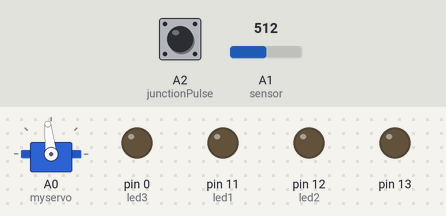
The sketch below on a simulated Arduino Uno, built with avr-gcc and run on an emulated ATmega328P. On the bench: servo, output pins drawn as LEDs (lit = HIGH). Inputs (shaded band) come from the test bench; at power-on: A1 (sensor) = 512, A2 (junctionPulse) LOW.

Above: at 2.6 s.
2.7 s: A1 (sensor) set to 716
At 3.6 s:
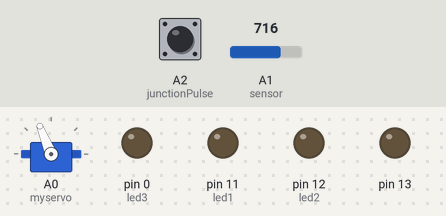
4.2 s: A2 (junctionPulse) pulled HIGH for 0.15 s
At 4.9 s:
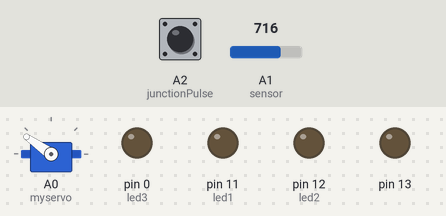
6.7 s: A1 (sensor) set to 306
At 7.1 s:
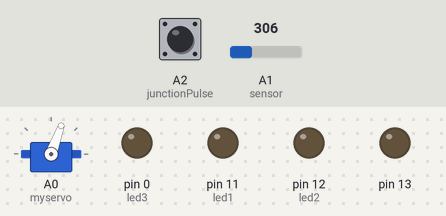
8.2 s: A1 (sensor) set to 122
At 9.6 s:
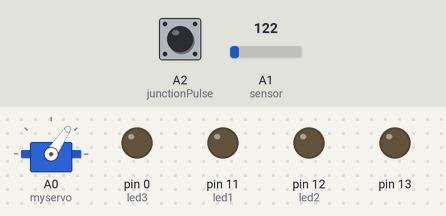
Timing chart, 0 to 10.7 s (numbered marks = the images above; inputs shaded):
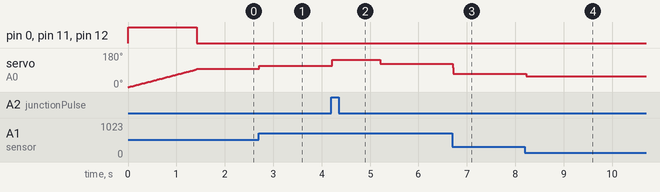

The sketch:

ultraprox_sensor.ino
```cpp
#include <PID_v1.h>
#include <Servo.h>
Servo myservo;

const int trig = 10, echo = 9;
int set, sett, distance_front, count;
long duration_front;
const int led1 = 11, led2 = 12, led3 = 0;
bool t = 0;
const int angle = 93;

double Setpoint, Input, Output;
double Kp = 1 , Ki = 0, Kd = 0;//0.125 0.1;
//double Kp = 0.7 , Ki = 0, Kd = 0.1;
PID myPID(&Input, &Output, &Setpoint, Kp, Ki, Kd, DIRECT);

int sensor = A1;//A0;
int swt = 3;//5;
bool stat;
const int junctionPulse = A2;//13;

bool s1 = 0;
int add = 0;

bool debug = 0;
int temp = 0, angle1, s;
int tt = 0;

void setup() {
  if (debug == 1) {
    Serial.begin(9600);
  }
  pinMode(trig, OUTPUT);
  pinMode(echo, INPUT);
  pinMode(13, OUTPUT);
  set = sett = count = 0;                                                         // initailize the variables

  pinMode(led1 , OUTPUT);
  pinMode(led2 , OUTPUT);
  pinMode(led3 , OUTPUT);

  digitalWrite(led1, HIGH);
  digitalWrite(led2, HIGH);
  digitalWrite(led3, HIGH);

  myservo.attach(A0);//10);
  t = 0;

  pinMode(sensor, INPUT);
  pinMode(swt, INPUT);
  pinMode(12, OUTPUT);
  pinMode(junctionPulse, INPUT);

  Input = 33;
  Setpoint = 33;

  //turn the PID on
  myPID.SetMode(AUTOMATIC);
  myPID.SetOutputLimits(-35, 35);

  for (int i = 0; i <= angle; i++)
  {
    myservo.write(i);
    delay(15);
  }

  myservo.write(angle);

  digitalWrite(led1, LOW);
  digitalWrite(led2, LOW);
  digitalWrite(led3, LOW);

  s1 = add = 0;
}

void loop() {
  // put your main code here, to run repeatedly:
  ledoff();                                                                     // turning the led off
  if (debug == 1) {
    Serial.print("switch:");
    Serial.println(s);
  }
  int temp;
  temp = analogRead(sensor);                                                // taking the sensor value
  temp = map(temp, 0, 1023, 0, 255);                                            // map the sensor output from 1023 to 255
  temp = ((temp * 0.02) / 4.5) * 70;                                            // calculating the value of temp accordinng to the manual
  if (debug == 1) {
    Serial.print("Original:");
    Serial.println(temp);
  }

  if (temp >= 65) {                                                              // keeping the castor turned if line missed // SEE HERE
    if (angle1 > 90) {
      temp = 65;
      //      tt = 1;                                                                   // tt varaible used for giving direct value to servo
    }
    else if (angle1 < 90) {
      temp = 0;
      //      tt = 2;
    }
  }

  if (angle1 >= 80 && angle1 <= 100 && (temp == 65 || temp == 0)) {                                 // code to keep the castor straight if value misses
    temp = 35;
    while (1) {
      myservo.write(angle);
      getSensorValue();
      if (temp >= 0 && temp < 65) {
        break;
      }
    }
  }

  if (debug == 1) {
    Serial.println(temp);
  }

  Input = temp; //ceil (temp);                                              // give the value of the sensor to the PID
  myPID.Compute();                                                          // calculate the pid output
  angle1 = 90 - Output;                                                     // calculate the angle for the servo

  if (temp >= 45) {                                                         // Increasing the Angle for turning in the River only useful when Junction crossed
    angle1 += add;
  }
  if (temp <= 25) {
    angle1 -= add;
  }
  /*
    if (tt == 1) {
      angle1 = 140;
      tt = 0;
    }
    else if (tt = 2) {
      angle1 = 50;
      tt = 0;
    }
  */
  //  if (temp != 20) {                                                           // This condition added becauz sensor giving value 20.. maybe second sensor problem
  myservo.write(angle1);                                                    // turn the castor MAIN
  delay(15);
  //  }

  if (debug == 1) {
    Serial.print("angle:");
    Serial.println(angle1);
  }

  stat = digitalRead(junctionPulse);                                        // read the Junction pulse

  if (debug == 1) {
    Serial.print("Junction:");
    Serial.println(stat);
  }

  if (stat == HIGH && s == 0) {                                             // Turn the Castor if the Junction is received
    if (debug == 1) {
      Serial.println("Junction Turn");
    }
    if (s1 == 0) {
      angle1 = 145;//135;
      myservo.write(angle1);
      delay(1000);
      s1 = 1;                                                              // This code will run only once
      add = 10;                                                            // This value is added to the Angle for better performance on river
    }
  }

  /************************This code for Eco bot straight to Highland using pneumatic*******************************

  s = digitalRead(swt);                                                    // take the value of the Button
  s = 0;
  if (s == 1) {                                                            // check if the button was pressed
    while (1)                                                              // Enter into loop
    {
      calculate();                                                         // get the valur of ultrasonic
      if (debug == 1) {
        Serial.print("Distance front =");
        Serial.println(distance_front);
      }
      myservo.write(angle);                                                // keep the castor straight
      valset();                                                            // sees if the value is in the range
      if (set == 1) {                                                      // first island is detected
        sett = 1;
      }
      if (sett == 1 && set == 0) {                                         /// first island ends
        sett = 2;
        while (1) {
          calculate();
          if (distance_front > 40) {
            break;
          }
        }
      }
      valset();                                                            // sees if island is in the range
      if (sett == 2 && set == 1) {                                         // second island detected
        while (1) {
          calculate();
          valset();
          if (set == 1) {                                                   // Loop breaks if Out of Range
            break;
          }
        }
        count++;                                                          // increase the counter
        led();                                                            // turns the led On
      }

      if (debug == 1) {
        Serial.print("Count:");
        Serial.println(count);
      }

      if (count == 2) {                                                   // Second island detected and/or completed
        led();
        turn();                                                           // turn the castor
        count = 0;                                                        // reset the counter variable
        break;                                                            // terminate from the River Code Loop and Sensor is now ON
      }
    }
  }
  */
}

void getSensorValue() {
  temp = analogRead(sensor);                                                // taking the sensor value
  temp = map(temp, 0, 1023, 0, 255);                                            // map the sensor output from 1023 to 255
  temp = ((temp * 0.02) / 4.5) * 70;                                            // calculating the value of temp accordinng to the manual
}

void calculate() {

  digitalWrite(trig, LOW);
  delayMicroseconds(2);
  digitalWrite(trig, HIGH);                                      //  ultrasonic sending signal
  delayMicroseconds(10);
  digitalWrite(trig, LOW);

  duration_front = pulseIn(echo, HIGH);                         // calculating distance in cm
  distance_front = (duration_front / 2) / 29.1;
}

void valset() {                                                   // sees if island is in the range
  if (distance_front > 40) {
    set = 1;
  }
  if (distance_front <= 40) {
    set = 0;
  }
}

void led() {                                                    // code to turn ON led if the island is detected
  if (count == 1) {
    digitalWrite(led1, HIGH);
  }
  if (count == 2) {
    digitalWrite(led2, HIGH);
  }
  if (count == 3) {
    digitalWrite(led3, HIGH);
  }
}

void ledoff() {                                                 // code to turn off the led
  digitalWrite(led1, LOW);
  digitalWrite(led2, LOW);
  digitalWrite(led3, LOW);
}

void turn() {                                                   // Turn the castor after the Second island is detected or is completed
  for (int i = angle; i >= 60; i--) {
    myservo.write(i);
  }
  delay(350);                                                   // delay has been adjusted according to some practical tests
  myservo.write(angle);                                         // castor is straight
  delay(700);
}


// check the value of sensor without line
// test if the sensor is really fast or not
```

Measured:
- after the input at 2.7 s, servo on A0 (myservo): 96° → 112° at once
- after the input at 4.2 s, servo on A0 (myservo): 112° → 145° at once, → 122° 1.0 s later
- after the input at 6.7 s, servo on A0 (myservo): 122° → 70° at once
- after the input at 8.2 s, servo on A0 (myservo): 70° → 56° at once
